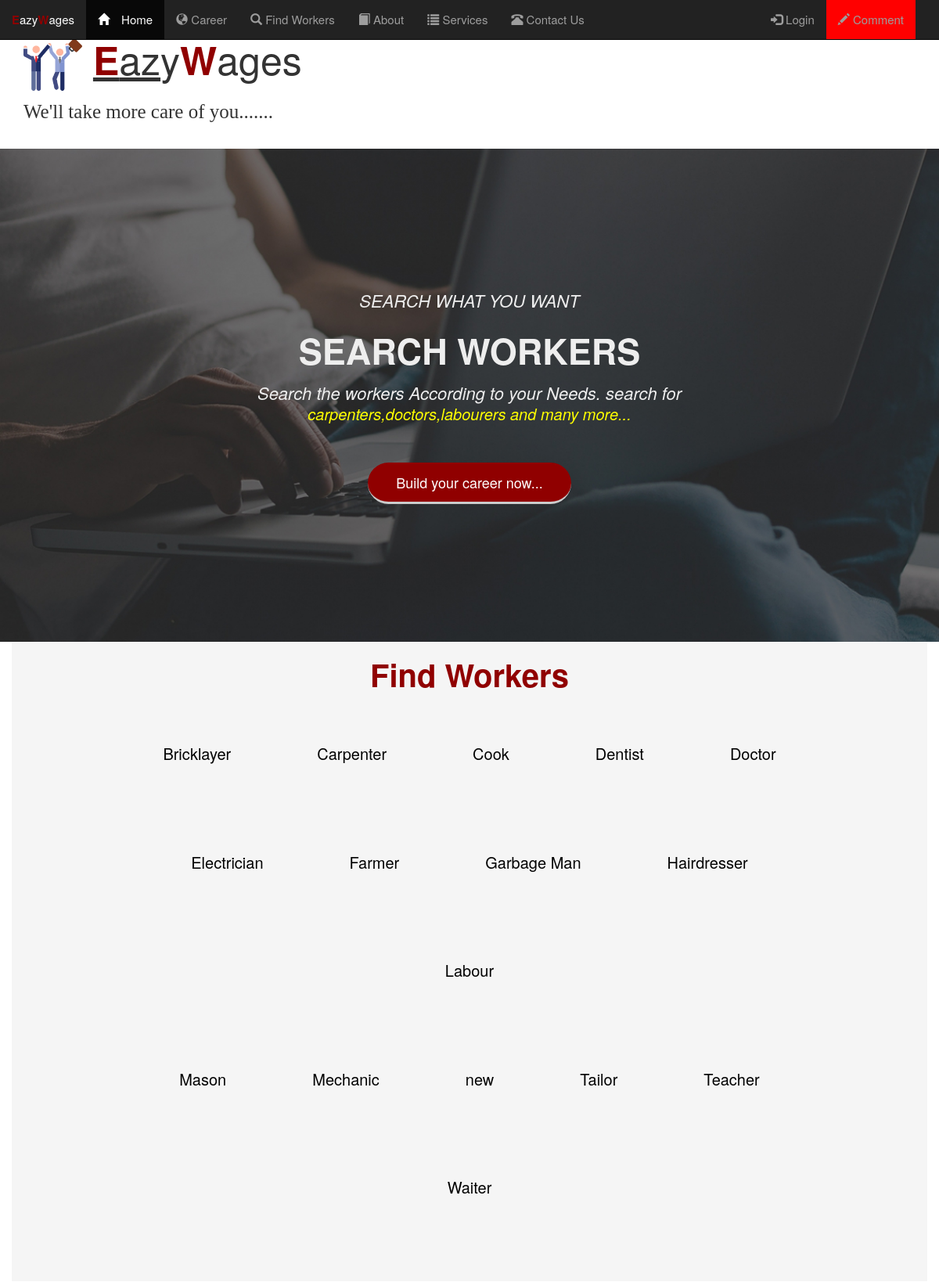
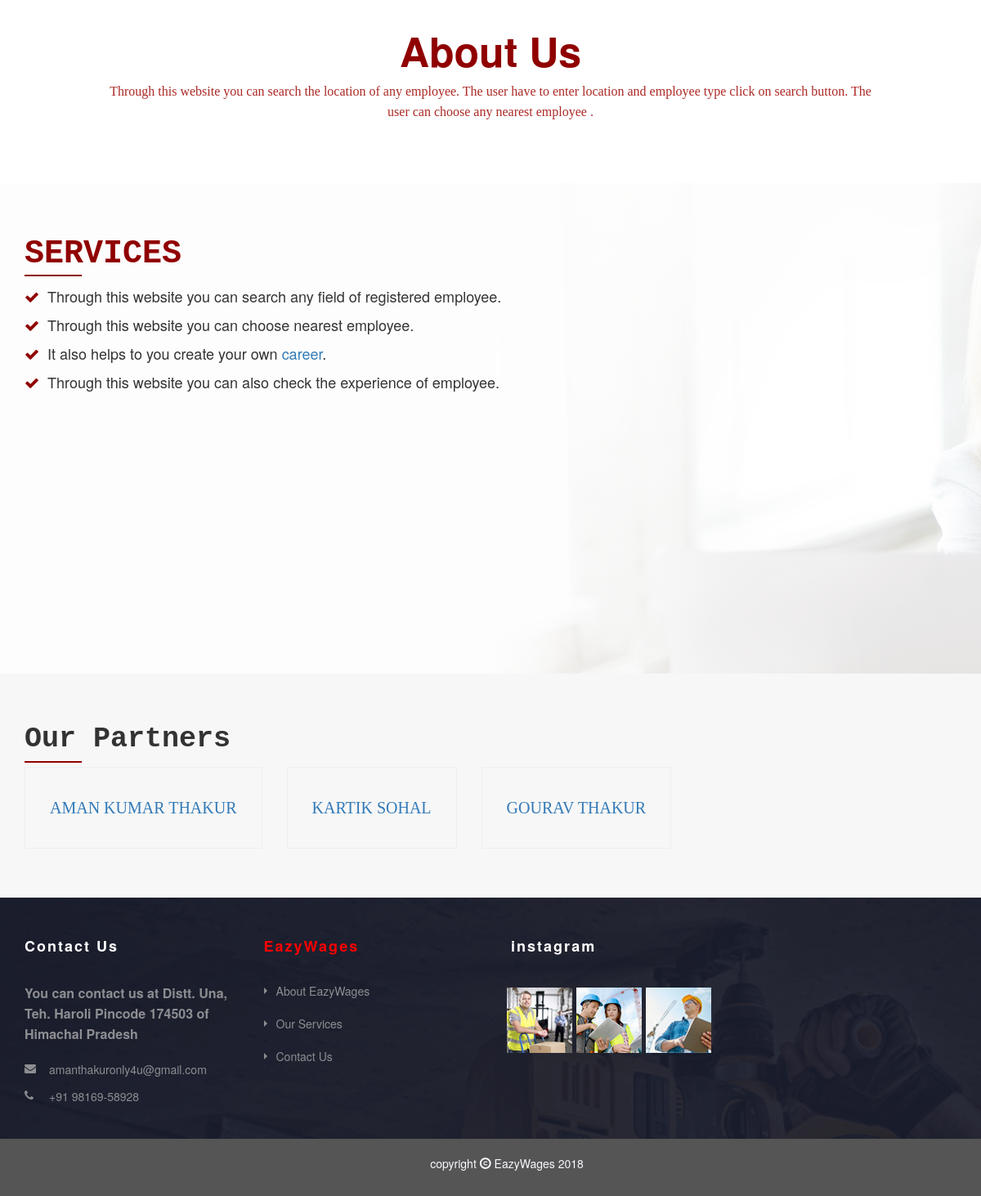
Page /home_page.php on the committed database (2 pictures, top to bottom).
### tables this page shows
CREATE TABLE IF NOT EXISTS `category` (
  `fcode` int(11) NOT NULL AUTO_INCREMENT,
  `fname` varchar(100) NOT NULL,
  `photo` varchar(100) NOT NULL,
  PRIMARY KEY (`fcode`),
  UNIQUE KEY `fname` (`fname`)
);

### home_page.php (the view, shortened to what this page needs)
<!DOCTYPE HTML>
<html>
    <head>
        <link href="assets/font-awesome-4.6.3/css/font-awesome.min.css" rel="stylesheet" type="text/css">
        <link href="assets/css/style.css" rel="stylesheet" type="text/css">
        <link rel="stylesheet" type="text/css" href="bootstrap-3.3.7-dist/css/bootstrap.min.css">
    </head>
    <body>
        <nav class="navbar navbar-inverse  navbar-fixed-top">
            <div class="container-fluid">
                <div class="navbar-header">
                    <a class="navbar-brand" href="#" style="font-size: 15px;"><strong style="color:#900000;">E</strong>azy<b style="color:#900000;">W</b>ages</a>
                </div>
                <div class="collapse navbar-collapse" id="myNavbar">
                    <ul class="nav navbar-nav">
                        <li class="active"><a href="home_page.php"  style="font-size: 15px;">
                                <span class="glyphicon glyphicon-home">&nbsp;</span>Home</a></li>
                        <li>
                            <a href="career.php"   style="font-size: 15px;">
                                <span class="glyphicon glyphicon-globe"></span> Career</a>
                        </li>
                        <li>
                            <a href="#find"  style="font-size: 15px;"><span class="glyphicon glyphicon-search"></span>
                                Find Workers</a>
                        </li>
                        <li><a href="#about"  style="font-size: 15px;"><span class="glyphicon glyphicon-book"></span> About</a></li>
                        <li><a href="#services"  style="font-size: 15px;"><span class="glyphicon glyphicon-list"></span> Services</a></li>
                        <li><a href="#cont"  style="font-size: 15px;"><span class="glyphicon glyphicon-phone-alt"></span> Contact Us</a></li>
                    </ul>
                    <ul class="nav navbar-nav navbar-right">
                        <li><a href="login.php" style="font-size: 15px;"><span class="glyphicon glyphicon-log-in"></span> Login</a></li>
                        <li><a href="signup.php" style="font-size: 15px; background-color: red;"><span class="glyphicon glyphicon-pencil"></span> Comment</a></li>
                        <li><a href="user.php" style="font-size: 15px;">
                            </a>
                        </li>
                    </ul>
                </div>
            </div>
        </nav>
        <header>
            <div class="container" style="height: 30px;">
                <div class="row">
                    <div class="col-sm-4">
                        <div class="logo">
                            <h1 style="font-size: 50px;">
                                <img src="images/celebration.png" style="width: 75px; ">
                                <u><b style=" color: #900000;">E</b>az</u>y<b style="color:#900000;">W</b>ages
                            </h1>
                            <p style="font-size: 25px; font-family: cursive;">We'll take more care of you.......</p>
                        </div>
                    </div>
                </div>
            </div>
        </header>
        <div class="slider-main">
            <div class="slide-one">
                <div class="container">
                    <div class="slide-data">
                        <div class="logo-slide"> </div>
                        <div class="main-text">SEARCH  WHAT YOU WANT</div>
                        <div class="small-text">SEARCH WORKERS </div>
                        <div class="main-text">Search the workers According to your Needs.
                            search for <p style=" color:  yellow; font-size: 20px;">carpenters,doctors,labourers and many more...</p>
                        </div>
                        <a href="career.php"><button class="btn btn-default btn-lg">Build your career now...</button></a>
                        <br><br><br>
                    </div>
                </div>
            </div>
        </div>
        <div class="container-fluid" style="">
            <div class="about-data" style= "background-color: whitesmoke;">
                <div class="heading-text">
                    <h2 style=" font-size: 40px; color: #900000; " id="find">Find Workers</h2>
                </div>
                <?php
                $con = new clscon();
                $link = $con->dbconnect();
                $qry = "CALL fetch_category()";
                $res = mysqli_query($link, $qry);
                $i = 0;
                while ($r = mysqli_fetch_row($res)) {
                    echo "<div class='fields-item' id='field'>";
                    echo "<a id='workers' href='info.php?category_id=$r[0]'>$r[1]</a>";
                    echo "</div>";
                    $i = $i + 1;
                    if ($i >= 5) {
                        echo "<br>";
                        $i = 0;
                    }
                }
                ?>
            </div>
        </div>
        <div class="content-part">
            <div class="container">
                <div class="about-data">
                    <div class="heading-text">
                        <h2 id="about"><b style="font-size:50px; color:#900000;">About Us</b></h2>
                    </div>
                    <p style=" font-family: cursive; color: #ac2925;">Through this website you can search the location of any employee.
                        The user have to enter location and employee type click on search button.
                        The user can choose any nearest employee .</p>
                </div>
            </div>
            <div class="content-part">
                <div class="services-section">
                    <div class="container">
                        <h2 id="services"><b style="font-size:40px; color:#900000; font-family:  monospace;">SERVICES</b> <span></span></h2>
                        <div class="services-list">
                            <ul>
                                <li><i class="fa fa-check"></i>Through this website you can search any field of registered employee.</li>
                                <li><i class=" fa fa-check"></i>Through this website you can choose nearest employee.</li>
                                <li><i class=" fa fa-check"></i>It also helps to you create your own <a href="career.php">career</a>.</li>
                                <li><i class=" fa fa-check"></i>Through this website you can also check the experience of employee.</li>
                            </ul>
                        </div>
                    </div>
                </div>
                <div class="partners">
                    <div class="container">
                        <h2><b style="font-size:40px;  font-family:  monospace; font-size: 35px;">Our Partners </b>
                            <span></span></h2>
                        <div class="logos" style=" float:  right;">
                            <div class="items">
                                <div class="item-border">
                                    <div class="nwe-one" style=" font-family:  serif; color: dimgrey ; font-size: 20px;">
                                        <a href="http://www.instagram.com/aman_thakur_rana"  target="_blank"> AMAN KUMAR THAKUR</a>
                                    </div>
                                </div>
                            </div>
                            <div class="items">
                                <div class="item-border">
                                    <div class="nwe-one"  style="font-family:  serif; color: dimgrey ; font-size: 20px;">
                                        <a href="http://www.instagram.com/kartik_sohal"  target="_blank">  KARTIK SOHAL</a>
                                    </div>
                                </div>
                            </div>
                            <div class="items" style=" float:  ;  font-family:  serif; color: dimgray; font-size: 20px;">
                                <div class="item-border">
                                    <div class="nwe-one">
                                        <a href="http://www.instagram.com/gourav_thakur" target="_blank"> GOURAV THAKUR</a>
                                    </div>
                                </div>
                            </div>
                        </div>
                    </div>
                </div>
            </div>
            <footer class="footer">
                <div class="footer-widgets">
                    <div class="container">
                        <div class="row">
                            <div class="col-md-3">
                                <div class="widget widget-text">
                                    <h4 class="widget-title" id="cont">Contact Us</h4>
                                    <div class="textwidget">
                                        <p>You can contact us at Distt. Una, Teh. Haroli Pincode 174503 of Himachal Pradesh</p>
                                    </div>
                                    <ul class="unstyled">
                                        <li class="mail"><a href="http://www.instagram.com/aman_thakur_rana"  target="_blank">amanthakuronly4u@gmail.com</a></li>
                                        <li class="phone"><a href="#">+91 98169-58928</a></li>
                                    </ul>
                                </div>
                            </div>
                            <div class="col-md-3">
                                <div class="widget widget-categories">
                                    <h4 class="widget-title" style=" color: red;">EazyWages</h4>
                                    <ul class="unstyled">
                                        <li><a href="#about">About EazyWages</a></li>
                                        <li><a href="#services">Our Services</a></li>
                                        <li><a href="#contact">Contact Us</a></li>
                                    </ul>
                                </div>
                            </div>
                            <div class="col-md-3">
                                <div class="widget widget-instagram">
                                    <h4 class="widget-title">instagram</h4>
                                    <div class="wrap-img">
                                        <div class="box-img"><a href="http://www.instagram.com/aman_thakur_rana"  target="_blank"><img  src="assets/images/i1.jpg"alt="images"></a></div>
                                        <div class="box-img"><a href="http://www.instagram.com/kartik_sohal"  target="_blank"> <img src="assets/images/i2.jpg" alt="images"></a></div>
                                        <div class="box-img"><a href="http://www.instagram.com/gourav_thakur"  target="_blank"><img src="assets/images/i3.jpg" alt="images"></a></div>
                                    </div>
                                </div>
                            </div>
                        </div>
                    </div>
                </div>
            </footer>
            <div class="bottom">
                <div class="container">
                    <div class="row">
                        <div class="col-md-12">
                            <div class="copyright">
                                <ul class="text-center" style="color: ghostwhite;">copyright <span class="glyphicon glyphicon-copyright-mark"></span> EazyWages 2018  </ul>
                            </div>
                        </div>
                    </div>
                </div>
            </div>
    </body>
</html>

### home_page.php (style rules this page uses)
#field { display: inline-block; }
#workers { text-decoration: none;display: block; padding: 50px; margin: 5px; font-size: 20px; color: black; }
a { text-decoration: none; }

### rows in the picture
category: fname "Bricklayer"
category: fname "Carpenter"
category: fname "Cook"
category: fname "Dentist"
category: fname "Doctor"
category: fname "Electrician"
category: fname "Farmer"
category: fname "Garbage Man"
category: fname "Hairdresser"
category: fname "Labour"
category: fname "Mason"
category: fname "Mechanic"
category: fname "new"
category: fname "Tailor"
category: fname "Teacher"
category: fname "Waiter"
